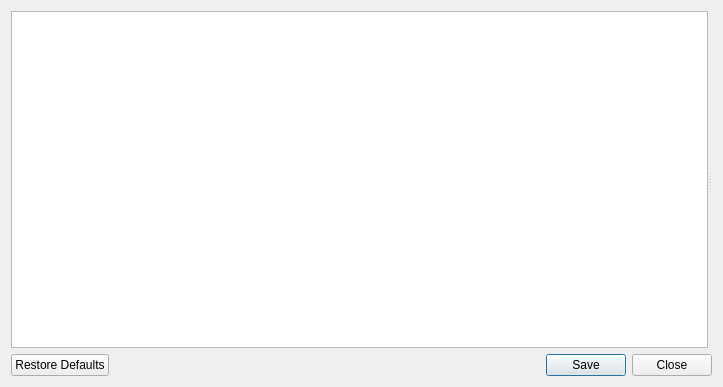
<?xml version="1.0" encoding="UTF-8"?>
<ui version="4.0">
 <class>MainWindow</class>
 <widget class="QMainWindow" name="MainWindow">
  <property name="geometry">
   <rect>
    <x>0</x>
    <y>0</y>
    <width>723</width>
    <height>387</height>
   </rect>
  </property>
  <property name="windowTitle">
   <string>Horus Config</string>
  </property>
  <property name="windowIcon">
   <iconset resource="img.qrc">
    <normaloff>:/img/main.png</normaloff>:/img/main.png</iconset>
  </property>
  <widget class="QWidget" name="centralWidget">
   <layout class="QVBoxLayout" name="verticalLayout">
    <item>
     <widget class="QSplitter" name="splitter">
      <property name="orientation">
       <enum>Qt::Horizontal</enum>
      </property>
      <widget class="QListWidget" name="list">
       <property name="sizePolicy">
        <sizepolicy hsizetype="Preferred" vsizetype="Preferred">
         <horstretch>1</horstretch>
         <verstretch>0</verstretch>
        </sizepolicy>
       </property>
      </widget>
      <widget class="QStackedWidget" name="stack">
       <property name="sizePolicy">
        <sizepolicy hsizetype="Preferred" vsizetype="Preferred">
         <horstretch>3</horstretch>
         <verstretch>0</verstretch>
        </sizepolicy>
       </property>
      </widget>
     </widget>
    </item>
    <item>
     <widget class="QDialogButtonBox" name="buttons">
      <property name="standardButtons">
       <set>QDialogButtonBox::Close|QDialogButtonBox::RestoreDefaults|QDialogButtonBox::Save</set>
      </property>
      <property name="centerButtons">
       <bool>false</bool>
      </property>
     </widget>
    </item>
   </layout>
  </widget>
 </widget>
 <layoutdefault spacing="6" margin="11"/>
 <resources>
  <include location="img.qrc"/>
 </resources>
 <connections/>
</ui>
